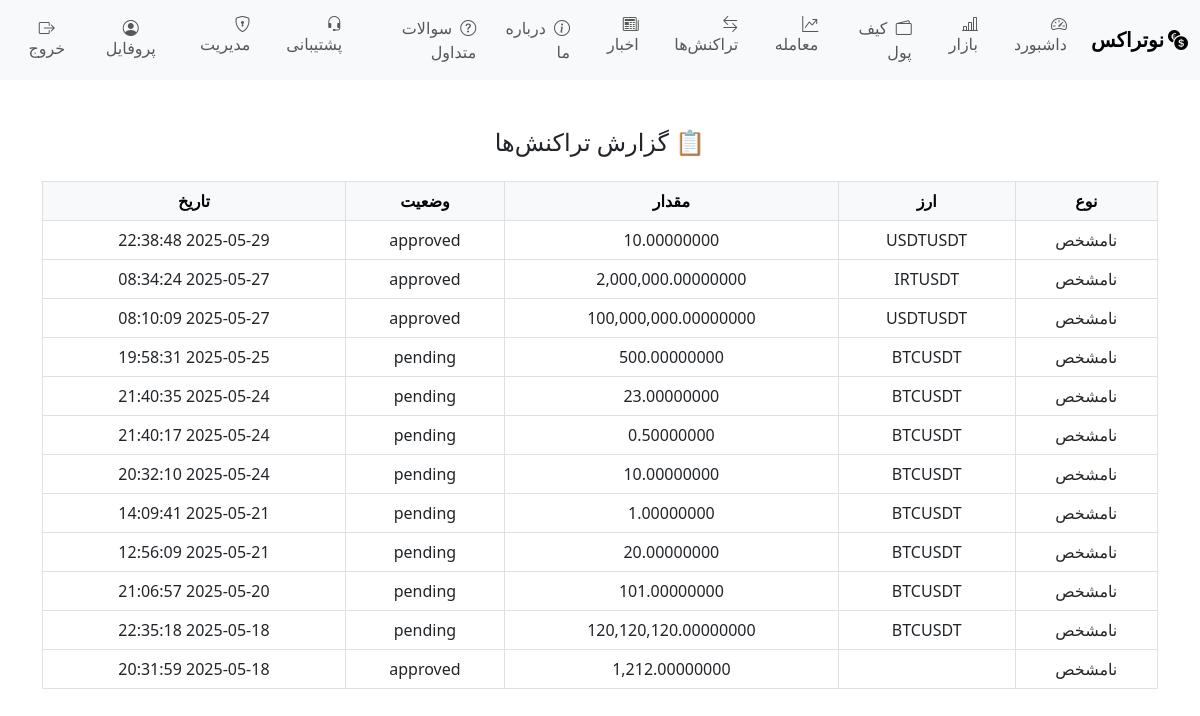
The app's page /notraxex/app/views/transactions/index.php (signed in) with its own data.
### tables this page shows
CREATE TABLE `transactions` (
  `id` int(11) NOT NULL,
  `user_id` int(11) NOT NULL,
  `type` enum('deposit','withdraw') NOT NULL,
  `symbol` varchar(10) DEFAULT NULL,
  `amount` decimal(20,8) NOT NULL,
  `txid` varchar(255) DEFAULT NULL,
  `status` enum('pending','approved','rejected') DEFAULT 'pending',
  `created_at` timestamp NOT NULL DEFAULT current_timestamp(),
  `price` decimal(20,8) DEFAULT NULL,
  `order_type` enum('market','limit') NOT NULL DEFAULT 'limit'
);

### notraxex/app/views/transactions/index.php (the view, shortened to what this page needs)
<?php require_once __DIR__ . '/../partials/header.php'; ?>
<?php
$host = "localhost";
$user = "root";
$pass = "";
$dbname = "notrax";
$conn = new mysqli($host, $user, $pass, $dbname);
$user_id = $_SESSION["user_id"];
$res = $conn->query("SELECT * FROM transactions WHERE user_id = $user_id ORDER BY created_at DESC");
?>
<!DOCTYPE html>
<html lang="fa" dir="rtl">
<head>
  <link href="https://cdn.jsdelivr.net/npm/bootstrap@5.3.0/dist/css/bootstrap.rtl.min.css" rel="stylesheet">
  <link rel="stylesheet" href="https://cdn.jsdelivr.net/npm/bootstrap-icons@1.10.5/font/bootstrap-icons.css">
</head>
<body>
<div class="container my-5">
  <h4 class="mb-4 text-center">📋 گزارش تراکنش‌ها</h4>
  <?php if ($res->num_rows > 0): ?>
  <div class="table-responsive">
    <table class="table table-bordered text-center align-middle">
      <thead class="table-light">
        <tr>
          <th>نوع</th>
          <th>ارز</th>
          <th>مقدار</th>
          <th>وضعیت</th>
          <th>تاریخ</th>
        </tr>
      </thead>
      <tbody>
      <?php while ($t = $res->fetch_assoc()): ?>
        <tr>
          <td>
            <?php
              $type = trim(strtolower($t["type"]));
              echo $type === "buy" ? "خرید" : ($type === "sell" ? "فروش" : "نامشخص");
            ?>
          </td>
          <td><?= htmlspecialchars($t["symbol"]) ?></td>
          <td><?= number_format($t["amount"], 8) ?></td>
          <td><?= htmlspecialchars($t["status"]) ?></td>
          <td><?= htmlspecialchars($t["created_at"]) ?></td>
        </tr>
      <?php endwhile; ?>
      </tbody>
    </table>
  </div>
  <?php else: ?>
    <div class="alert alert-warning text-center">هیچ تراکنشی ثبت نشده است.</div>
  <?php endif; ?>
</div>
</body>
</html>

### records on screen
transactions: type "نامشخص", symbol "USDTUSDT", amount "10.00000000", status "approved", created_at "2025-05-29 22:38:48"
transactions: type "نامشخص", symbol "IRTUSDT", amount "2,000,000.00000000", status "approved", created_at "2025-05-27 08:34:24"
transactions: type "نامشخص", symbol "USDTUSDT", amount "100,000,000.00000000", status "approved", created_at "2025-05-27 08:10:09"
transactions: type "نامشخص", symbol "BTCUSDT", amount "500.00000000", status "pending", created_at "2025-05-25 19:58:31"
transactions: type "نامشخص", symbol "BTCUSDT", amount "23.00000000", status "pending", created_at "2025-05-24 21:40:35"
transactions: type "نامشخص", symbol "BTCUSDT", amount "0.50000000", status "pending", created_at "2025-05-24 21:40:17"
transactions: type "نامشخص", symbol "BTCUSDT", amount "10.00000000", status "pending", created_at "2025-05-24 20:32:10"
transactions: type "نامشخص", symbol "BTCUSDT", amount "1.00000000", status "pending", created_at "2025-05-21 14:09:41"
transactions: type "نامشخص", symbol "BTCUSDT", amount "20.00000000", status "pending", created_at "2025-05-21 12:56:09"
transactions: type "نامشخص", symbol "BTCUSDT", amount "101.00000000", status "pending", created_at "2025-05-20 21:06:57"
transactions: type "نامشخص", symbol "BTCUSDT", amount "120,120,120.00000000", status "pending", created_at "2025-05-18 22:35:18"
transactions: type "نامشخص", amount "1,212.00000000", status "approved", created_at "2025-05-18 20:31:59"
